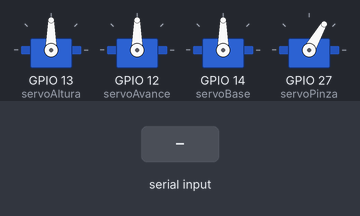
The sketch below on a simulated ESP32. On the bench: 4 × servo. The test bench sets the inputs (shaded band). Nothing arrives over Bluetooth unless stated.

Above: at 1.2 s.
1.3 s: "5" received over the second serial link
At 2.3 s:
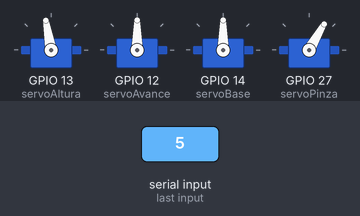
2.8 s: "1" received over the second serial link
At 3.4 s:
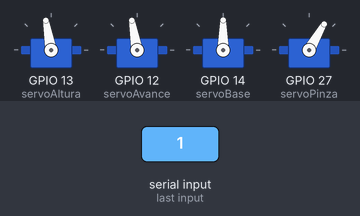
4.3 s: "8" received over the second serial link
At 4.6 s:
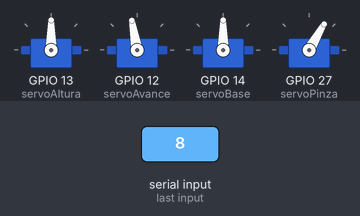
5.8 s: "3" received over the second serial link
At 6.9 s:
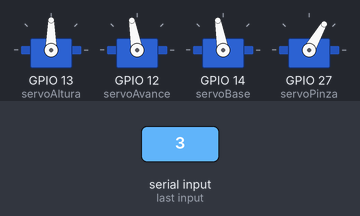
7.3 s: "2" received over the second serial link
At 8.1 s:
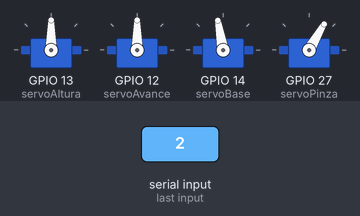
8.8 s: "7" received over the second serial link
At 9.2 s:
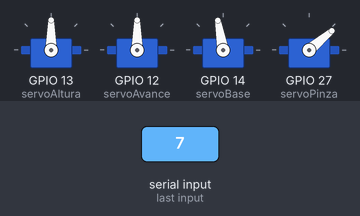
Timing chart, 0 to 11.3 s (numbered marks = the images above; inputs shaded):
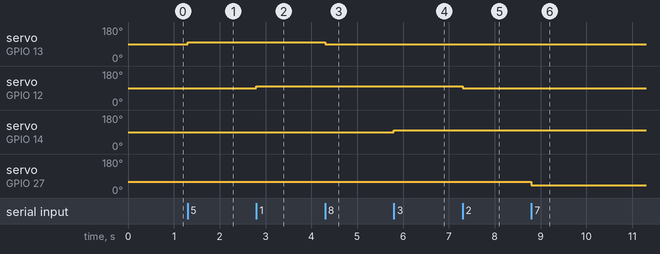

The sketch:

Robot_Arm.ino
```cpp
#include <ESP32Servo.h>
#include <BluetoothSerial.h>

BluetoothSerial SerialBT;

Servo servoAltura;
Servo servoAvance;
Servo servoBase;
Servo servoPinza;

// Posición inicial de altura
int altura = 90;
// Posición inicial de avance
int avance = 90;
// Posición inicial de base
int base = 90;
// Posición inicial de la pinza
int pinza = 60;

void setup() {
  Serial.begin(115200);
  SerialBT.begin("YOUR_BLUETOOTH_SSID");

  servoAltura.attach(13);
  servoAvance.attach(12);
  servoBase.attach(14);
  servoPinza.attach(27);

  // Inicializa los servos en las posiciones iniciales
  servoAltura.write(altura);
  servoAvance.write(avance);
  servoBase.write(base);
  servoPinza.write(pinza);
}

void loop() {
  if (SerialBT.available()) {
    char command = SerialBT.read();
    procesarComando(command);
  }
}

void procesarComando(char command) {
  switch (command) {
    case '5':
      altura = constrain(altura + 10, 20, 160);
      servoAltura.write(altura);
      break;

    case '8':
      altura = constrain(altura - 10, 20, 160);
      servoAltura.write(altura);
      break;

    case '1':
      avance = constrain(avance + 10, 20, 160);
      servoAvance.write(avance);
      break;

    case '2':
      avance = constrain(avance - 10, 20, 160);
      servoAvance.write(avance);
      break;

    case '3':
      base = constrain(base + 10, 0, 180);
      servoBase.write(base);
      break;

    case '4':
      base = constrain(base - 10, 0, 180);
      servoBase.write(base);
      break;

    case '7':
      pinza = constrain(pinza - 40, 40, 80);
      servoPinza.write(pinza);
      break;

    case '6':
      pinza = constrain(pinza + 40, 40, 80);
      servoPinza.write(pinza);
      break;

    case '0':
      // Volver a la posición inicial
      altura = 90;
      avance = 90;
      base = 90;
      pinza = 60;
      servoAltura.write(altura);
      servoAvance.write(avance);
      servoBase.write(base);
      servoPinza.write(pinza);
      break;
  }
}
```

Measured:
- after the input at 1.3 s, servo on GPIO 13 (servoAltura): 90° → 100° at once
- after the input at 2.8 s, servo on GPIO 12 (servoAvance): 90° → 100° at once
- after the input at 4.3 s, servo on GPIO 13 (servoAltura): 100° → 90° at once
- after the input at 5.8 s, servo on GPIO 14 (servoBase): 90° → 100° at once
- after the input at 7.3 s, servo on GPIO 12 (servoAvance): 100° → 90° at once
- after the input at 8.8 s, servo on GPIO 27 (servoPinza): 60° → 40° at once
